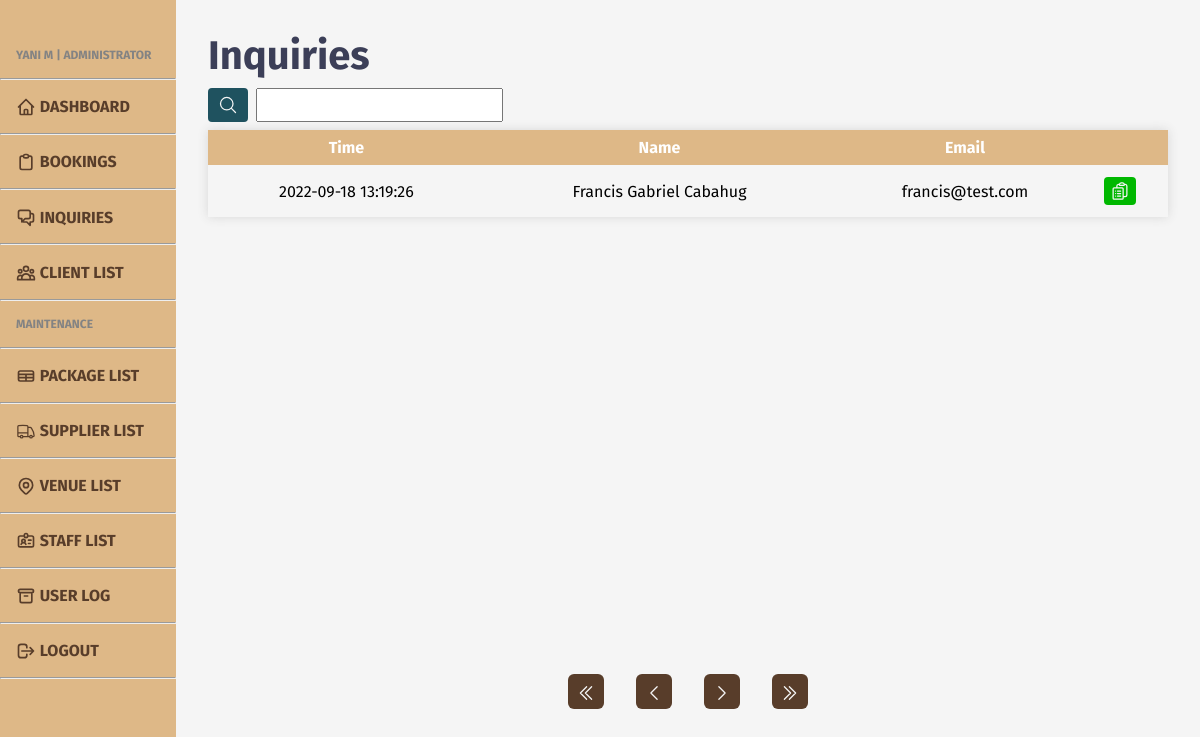
Screenshot of /admin/admin-inq.php (signed in) with the database file from the repository.
### tables this page shows
CREATE TABLE `inquiry` (
  `inq_id` int(11) NOT NULL,
  `inq_name` varchar(50) NOT NULL,
  `inq_contno` varchar(11) NOT NULL,
  `inq_email` varchar(100) NOT NULL,
  `inq_remark` varchar(255) NOT NULL,
  `inq_status` int(1) NOT NULL,
  `inq_datetime` datetime NOT NULL DEFAULT current_timestamp()
);

### admin/admin-inq.php (the view, shortened to what the rows shown need)
<?php
include '../includes/admin-head.php';
require '../db/database.php';
?>
<head>
    <link rel="stylesheet" href="../styles/admin/admin-upper.css">
</head>
<body>
    <?php
    include '../includes/admin-header.php';
    ?>
    <main class="content">
        <h1>Inquiries</h1>
        <div class="tbl-cont">
            <table>
                <tr>
                    <th>Time</th>
                    <th>Name</th>
                    <th>Email</th>
                    <th></th>
                </tr>
                <?php
                if (isset($_GET['search-submit'])) {
                    $queried = mysqli_real_escape_string($conn, preg_replace('/\s+/', ' ', trim($_GET['search'])));
                    if (strpos($queried, ", ")) {
                        $query = str_replace(", ", " ", $queried);
                        $keys = explode(" ", $query);
                    } else if (strpos($queried, ",")) {
                        $query = str_replace(",", " ", $queried);
                        $keys = explode(" ", $query);
                    } else {
                        $keys = explode(" ", $queried);
                    }
                    if (empty($queried)) {
                        unset($_COOKIE["search"]);
                        if (isset($_GET['pageno'])) {
                            $pageno = $_GET['pageno'];
                        } else {
                            $pageno = 1;
                        }
                        $no_of_records_per_page = 8;
                        $offset = ($pageno - 1) * $no_of_records_per_page;
                        $total_pages_sql = "SELECT COUNT(*) FROM inquiry";
                        $result = mysqli_query($conn, $total_pages_sql);
                        $total_rows = mysqli_fetch_array($result)[0];
                        $total_pages = ceil($total_rows / $no_of_records_per_page);
                        $sql = "SELECT * FROM inquiry ORDER BY inq_datetime DESC LIMIT $offset, $no_of_records_per_page ";
                        $res_data = mysqli_query($conn, $sql);
                        while ($row = mysqli_fetch_array($res_data)) {
                            if ($row['inq_status'] == 0) { ?>
                                <tr>
                                    <td><i><b><?php echo $row['inq_datetime']; ?></b></i></td>
                                    <td>*<i><b><?php echo $row['inq_name']; ?></b></i></td>
                                    <td><i><?php echo $row['inq_email']; ?></i></td>
                                    <td class="btn">
                                        <form action="admin-inq-view.php?inq_id=<?php echo $row['inq_id']; ?>" method="post" enctype="multipart/form-data">
                                            <button id="view" name="view">
                                                <svg xmlns="http://www.w3.org/2000/svg" fill="none" viewBox="0 0 24 24" stroke-width="1.5" stroke="currentColor" class="w-6 h-6">
                                                    <path stroke-linecap="round" stroke-linejoin="round" d="M9 12h3.75M9 15h3.75M9 18h3.75m3 .75H18a2.25 2.25 0 002.25-2.25V6.108c0-1.135-.845-2.098-1.976-2.192a48.424 48.424 0 00-1.123-.08m-5.801 0c-.065.21-.1.433-.1.664 0 .414.336.75.75.75h4.5a.75.75 0 00.75-.75 2.25 2.25 0 00-.1-.664m-5.8 0A2.251 2.251 0 0113.5 2.25H15c1.012 0 1.867.668 2.15 1.586m-5.8 0c-.376.023-.75.05-1.124.08C9.095 4.01 8.25 4.973 8.25 6.108V8.25m0 0H4.875c-.621 0-1.125.504-1.125 1.125v11.25c0 .621.504 1.125 1.125 1.125h9.75c.621 0 1.125-.504 1.125-1.125V9.375c0-.621-.504-1.125-1.125-1.125H8.25zM6.75 12h.008v.008H6.75V12zm0 3h.008v.008H6.75V15zm0 3h.008v.008H6.75V18z" />
                                                </svg>
                                            </button>
                                        </form>
                                    </td>
                                </tr>
                            <?php } else { ?>
                                <tr>
                                    <td><?php echo $row['inq_datetime']; ?></td>
                                    <td><?php echo $row['inq_name']; ?></td>
                                    <td><?php echo $row['inq_email']; ?></td>
                                    <td class="btn">
                                        <form action="admin-inq-view.php?inq_id=<?php echo $row['inq_id']; ?>" method="post" enctype="multipart/form-data">
                                            <button id="view" name="view">
                                                <svg xmlns="http://www.w3.org/2000/svg" fill="none" viewBox="0 0 24 24" stroke-width="1.5" stroke="currentColor" class="w-6 h-6">
                                                    <path stroke-linecap="round" stroke-linejoin="round" d="M9 12h3.75M9 15h3.75M9 18h3.75m3 .75H18a2.25 2.25 0 002.25-2.25V6.108c0-1.135-.845-2.098-1.976-2.192a48.424 48.424 0 00-1.123-.08m-5.801 0c-.065.21-.1.433-.1.664 0 .414.336.75.75.75h4.5a.75.75 0 00.75-.75 2.25 2.25 0 00-.1-.664m-5.8 0A2.251 2.251 0 0113.5 2.25H15c1.012 0 1.867.668 2.15 1.586m-5.8 0c-.376.023-.75.05-1.124.08C9.095 4.01 8.25 4.973 8.25 6.108V8.25m0 0H4.875c-.621 0-1.125.504-1.125 1.125v11.25c0 .621.504 1.125 1.125 1.125h9.75c.621 0 1.125-.504 1.125-1.125V9.375c0-.621-.504-1.125-1.125-1.125H8.25zM6.75 12h.008v.008H6.75V12zm0 3h.008v.008H6.75V15zm0 3h.008v.008H6.75V18z" />
                                                </svg>
                                            </button>
                                        </form>
                                    </td>
                                </tr>
                            <?php }
                        }
                    } else {
                        $_COOKIE['search'] = $queried;
                        if (isset($_GET['pageno'])) {
                            $pageno = $_GET['pageno'];
                        } else {
                            $pageno = 1;
                        }
                        $no_of_records_per_page = 8;
                        $offset = ($pageno - 1) * $no_of_records_per_page;
                        $total_pages_sql = "SELECT COUNT(*) FROM inquiry WHERE (inq_name LIKE '%$queried%' OR inq_email LIKE '%$queried%')";
                        foreach ($keys as $k) {
                            $total_pages_sql .= " OR inq_name LIKE '%$k%' OR inq_email LIKE '%$k%' ";
                        }
                        $result = mysqli_query($conn, $total_pages_sql);
                        $total_rows = mysqli_fetch_array($result)[0];
                        $total_pages = ceil($total_rows / $no_of_records_per_page);
                        $sql = "SELECT * FROM inquiry WHERE (inq_name LIKE '%$queried%' OR inq_email LIKE '%$queried%')";
                        foreach ($keys as $k) {
                            $sql .= " OR inq_name LIKE '%$k%' OR inq_email LIKE '%$k%'";
                        }
                        $sql .= " ORDER BY inq_datetime DESC LIMIT $offset, $no_of_records_per_page";
                        $res_data = mysqli_query($conn, $sql);
                        while ($row = mysqli_fetch_array($res_data)) {
                            if ($row['inq_status'] == 0) { ?>
                                <tr>
                                    <td><i><b><?php echo $row['inq_datetime']; ?></b></i></td>
                                    <td>*<i><b><?php echo $row['inq_name']; ?></b></i></td>
                                    <td><i><?php echo $row['inq_email']; ?></i></td>
                                    <td class="btn">
                                        <form action="admin-inq-view.php?inq_id=<?php echo $row['inq_id']; ?>" method="post" enctype="multipart/form-data">
                                            <button id="view" name="view">
                                                <svg xmlns="http://www.w3.org/2000/svg" fill="none" viewBox="0 0 24 24" stroke-width="1.5" stroke="currentColor" class="w-6 h-6">
                                                    <path stroke-linecap="round" stroke-linejoin="round" d="M9 12h3.75M9 15h3.75M9 18h3.75m3 .75H18a2.25 2.25 0 002.25-2.25V6.108c0-1.135-.845-2.098-1.976-2.192a48.424 48.424 0 00-1.123-.08m-5.801 0c-.065.21-.1.433-.1.664 0 .414.336.75.75.75h4.5a.75.75 0 00.75-.75 2.25 2.25 0 00-.1-.664m-5.8 0A2.251 2.251 0 0113.5 2.25H15c1.012 0 1.867.668 2.15 1.586m-5.8 0c-.376.023-.75.05-1.124.08C9.095 4.01 8.25 4.973 8.25 6.108V8.25m0 0H4.875c-.621 0-1.125.504-1.125 1.125v11.25c0 .621.504 1.125 1.125 1.125h9.75c.621 0 1.125-.504 1.125-1.125V9.375c0-.621-.504-1.125-1.125-1.125H8.25zM6.75 12h.008v.008H6.75V12zm0 3h.008v.008H6.75V15zm0 3h.008v.008H6.75V18z" />
                                                </svg>
                                            </button>
                                        </form>
                                    </td>
                                </tr>
                            <?php } else { ?>
                                <tr>
                                    <td><?php echo $row['inq_datetime']; ?></td>
                                    <td><?php echo $row['inq_name']; ?></td>
                                    <td><?php echo $row['inq_email']; ?></td>
                                    <td class="btn">
                                        <form action="admin-inq-view.php?inq_id=<?php echo $row['inq_id']; ?>" method="post" enctype="multipart/form-data">
                                            <button id="view" name="view">
                                                <svg xmlns="http://www.w3.org/2000/svg" fill="none" viewBox="0 0 24 24" stroke-width="1.5" stroke="currentColor" class="w-6 h-6">
                                                    <path stroke-linecap="round" stroke-linejoin="round" d="M9 12h3.75M9 15h3.75M9 18h3.75m3 .75H18a2.25 2.25 0 002.25-2.25V6.108c0-1.135-.845-2.098-1.976-2.192a48.424 48.424 0 00-1.123-.08m-5.801 0c-.065.21-.1.433-.1.664 0 .414.336.75.75.75h4.5a.75.75 0 00.75-.75 2.25 2.25 0 00-.1-.664m-5.8 0A2.251 2.251 0 0113.5 2.25H15c1.012 0 1.867.668 2.15 1.586m-5.8 0c-.376.023-.75.05-1.124.08C9.095 4.01 8.25 4.973 8.25 6.108V8.25m0 0H4.875c-.621 0-1.125.504-1.125 1.125v11.25c0 .621.504 1.125 1.125 1.125h9.75c.621 0 1.125-.504 1.125-1.125V9.375c0-.621-.504-1.125-1.125-1.125H8.25zM6.75 12h.008v.008H6.75V12zm0 3h.008v.008H6.75V15zm0 3h.008v.008H6.75V18z" />
                                                </svg>
                                            </button>
                                        </form>
                                    </td>
                                </tr>
                            <?php }
                        }
                    };
                } else {
                    if (isset($_GET['pageno'])) {
                        $pageno = $_GET['pageno'];
                    } else {
                        $pageno = 1;
                    }
                    $no_of_records_per_page = 8;
                    $offset = ($pageno - 1) * $no_of_records_per_page;
                    $sql = "SELECT * FROM inquiry ORDER BY inq_datetime DESC LIMIT $offset, $no_of_records_per_page";
                    $res_data = mysqli_query($conn, $sql);
                    while ($row = mysqli_fetch_array($res_data)) {
                        if ($row['inq_status'] == 0) { ?>
                            <tr>
                                <td><i><b><?php echo $row['inq_datetime']; ?></b></i></td>
                                <td>*<i><b><?php echo $row['inq_name']; ?></b></i></td>
                                <td><i><?php echo $row['inq_email']; ?></i></td>
                                <td class="btn">
                                    <form action="admin-inq-view.php?inq_id=<?php echo $row['inq_id']; ?>" method="post" enctype="multipart/form-data">
                                        <button id="view" name="view">
                                            <svg xmlns="http://www.w3.org/2000/svg" fill="none" viewBox="0 0 24 24" stroke-width="1.5" stroke="currentColor" class="w-6 h-6">
                                                <path stroke-linecap="round" stroke-linejoin="round" d="M9 12h3.75M9 15h3.75M9 18h3.75m3 .75H18a2.25 2.25 0 002.25-2.25V6.108c0-1.135-.845-2.098-1.976-2.192a48.424 48.424 0 00-1.123-.08m-5.801 0c-.065.21-.1.433-.1.664 0 .414.336.75.75.75h4.5a.75.75 0 00.75-.75 2.25 2.25 0 00-.1-.664m-5.8 0A2.251 2.251 0 0113.5 2.25H15c1.012 0 1.867.668 2.15 1.586m-5.8 0c-.376.023-.75.05-1.124.08C9.095 4.01 8.25 4.973 8.25 6.108V8.25m0 0H4.875c-.621 0-1.125.504-1.125 1.125v11.25c0 .621.504 1.125 1.125 1.125h9.75c.621 0 1.125-.504 1.125-1.125V9.375c0-.621-.504-1.125-1.125-1.125H8.25zM6.75 12h.008v.008H6.75V12zm0 3h.008v.008H6.75V15zm0 3h.008v.008H6.75V18z" />
                                            </svg>
                                        </button>
                                    </form>
                                </td>
                            </tr>
                        <?php } else { ?>
                            <tr>
                                <td><?php echo $row['inq_datetime']; ?></td>
                                <td><?php echo $row['inq_name']; ?></td>
                                <td><?php echo $row['inq_email']; ?></td>
                                <td class="btn">
                                    <form action="admin-inq-view.php?inq_id=<?php echo $row['inq_id']; ?>" method="post" enctype="multipart/form-data">
                                        <button id="view" name="view">
                                        </button>
                                    </form>
                                </td>
                            </tr>
                <?php };
                    }
                }
                ?>
            </table>
        </div>
    </main>
    </div>
</body>
</html>

### rows the page displays
inquiry: inq_datetime "2022-09-18 13:19:26", inq_name "Francis Gabriel Cabahug", inq_email "francis@test.com"
